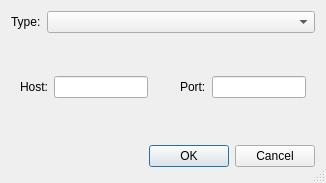
<?xml version="1.0" encoding="UTF-8"?>
<ui version="4.0">
 <class>TransportDialog</class>
 <widget class="QDialog" name="TransportDialog">
  <property name="geometry">
   <rect>
    <x>0</x>
    <y>0</y>
    <width>310</width>
    <height>175</height>
   </rect>
  </property>
  <property name="windowTitle">
   <string>Transport</string>
  </property>
  <property name="sizeGripEnabled">
   <bool>true</bool>
  </property>
  <layout class="QVBoxLayout" name="verticalLayout">
   <item>
    <layout class="QFormLayout" name="formLayout">
     <item row="0" column="0">
      <widget class="QLabel" name="typeLabel">
       <property name="text">
        <string>Type:</string>
       </property>
      </widget>
     </item>
     <item row="0" column="1">
      <widget class="QComboBox" name="typeComboBox"/>
     </item>
    </layout>
   </item>
   <item>
    <widget class="QStackedWidget" name="stackedWidget">
     <property name="currentIndex">
      <number>0</number>
     </property>
     <widget class="QWidget" name="page">
      <layout class="QGridLayout" name="gridLayout">
       <item row="0" column="0">
        <widget class="QLabel" name="label">
         <property name="text">
          <string>Host:</string>
         </property>
        </widget>
       </item>
       <item row="0" column="4">
        <widget class="QLineEdit" name="networkPortLineEdit"/>
       </item>
       <item row="0" column="1">
        <widget class="QLineEdit" name="networkHostLineEdit"/>
       </item>
       <item row="0" column="3">
        <widget class="QLabel" name="label_2">
         <property name="text">
          <string>Port:</string>
         </property>
        </widget>
       </item>
       <item row="0" column="2">
        <spacer name="horizontalSpacer">
         <property name="orientation">
          <enum>Qt::Horizontal</enum>
         </property>
         <property name="sizeHint" stdset="0">
          <size>
           <width>40</width>
           <height>20</height>
          </size>
         </property>
        </spacer>
       </item>
      </layout>
     </widget>
     <widget class="QWidget" name="page_2">
      <layout class="QGridLayout" name="gridLayout_2">
       <item row="2" column="1">
        <widget class="QComboBox" name="parityComboBox"/>
       </item>
       <item row="2" column="3">
        <widget class="QLabel" name="label_8">
         <property name="text">
          <string>Flow Control:</string>
         </property>
        </widget>
       </item>
       <item row="1" column="3">
        <widget class="QLabel" name="label_7">
         <property name="text">
          <string>Stop Bits:</string>
         </property>
        </widget>
       </item>
       <item row="1" column="0">
        <widget class="QLabel" name="label_4">
         <property name="text">
          <string>Bit Count:</string>
         </property>
        </widget>
       </item>
       <item row="2" column="0">
        <widget class="QLabel" name="label_5">
         <property name="text">
          <string>Parity:</string>
         </property>
        </widget>
       </item>
       <item row="2" column="4">
        <widget class="QComboBox" name="flowControlComboBox"/>
       </item>
       <item row="0" column="4">
        <widget class="QComboBox" name="baudRateComboBox"/>
       </item>
       <item row="1" column="4">
        <widget class="QComboBox" name="stopBitsComboBox"/>
       </item>
       <item row="0" column="0">
        <widget class="QLabel" name="label_3">
         <property name="text">
          <string>Port:</string>
         </property>
        </widget>
       </item>
       <item row="0" column="3">
        <widget class="QLabel" name="label_6">
         <property name="text">
          <string>Baud Rate:</string>
         </property>
        </widget>
       </item>
       <item row="1" column="1">
        <widget class="QComboBox" name="bitCountComboBox"/>
       </item>
       <item row="0" column="1">
        <widget class="QComboBox" name="serialPortComboBox"/>
       </item>
       <item row="0" column="2">
        <spacer name="horizontalSpacer_2">
         <property name="orientation">
          <enum>Qt::Horizontal</enum>
         </property>
         <property name="sizeHint" stdset="0">
          <size>
           <width>40</width>
           <height>20</height>
          </size>
         </property>
        </spacer>
       </item>
      </layout>
     </widget>
    </widget>
   </item>
   <item>
    <layout class="QHBoxLayout">
     <property name="spacing">
      <number>6</number>
     </property>
     <property name="leftMargin">
      <number>0</number>
     </property>
     <property name="topMargin">
      <number>0</number>
     </property>
     <property name="rightMargin">
      <number>0</number>
     </property>
     <property name="bottomMargin">
      <number>0</number>
     </property>
     <item>
      <spacer>
       <property name="orientation">
        <enum>Qt::Horizontal</enum>
       </property>
       <property name="sizeHint" stdset="0">
        <size>
         <width>131</width>
         <height>31</height>
        </size>
       </property>
      </spacer>
     </item>
     <item>
      <widget class="QPushButton" name="okButton">
       <property name="text">
        <string>OK</string>
       </property>
      </widget>
     </item>
     <item>
      <widget class="QPushButton" name="cancelButton">
       <property name="text">
        <string>Cancel</string>
       </property>
      </widget>
     </item>
    </layout>
   </item>
  </layout>
 </widget>
 <resources/>
 <connections>
  <connection>
   <sender>okButton</sender>
   <signal>clicked()</signal>
   <receiver>TransportDialog</receiver>
   <slot>accept()</slot>
   <hints>
    <hint type="sourcelabel">
     <x>278</x>
     <y>253</y>
    </hint>
    <hint type="destinationlabel">
     <x>96</x>
     <y>254</y>
    </hint>
   </hints>
  </connection>
  <connection>
   <sender>cancelButton</sender>
   <signal>clicked()</signal>
   <receiver>TransportDialog</receiver>
   <slot>reject()</slot>
   <hints>
    <hint type="sourcelabel">
     <x>369</x>
     <y>253</y>
    </hint>
    <hint type="destinationlabel">
     <x>179</x>
     <y>282</y>
    </hint>
   </hints>
  </connection>
 </connections>
</ui>
